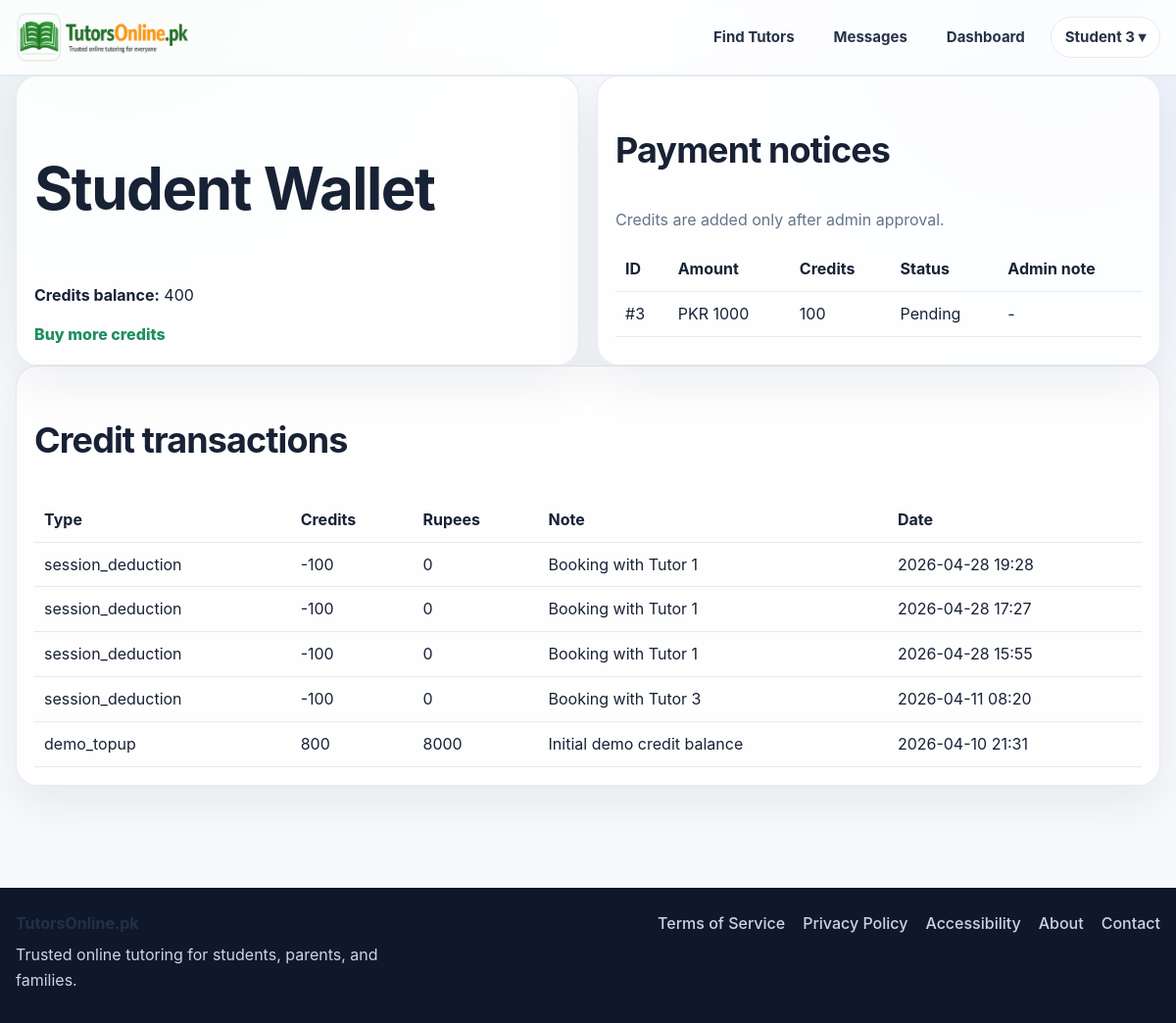
The page /wallet (signed in) on the database as committed earlier.
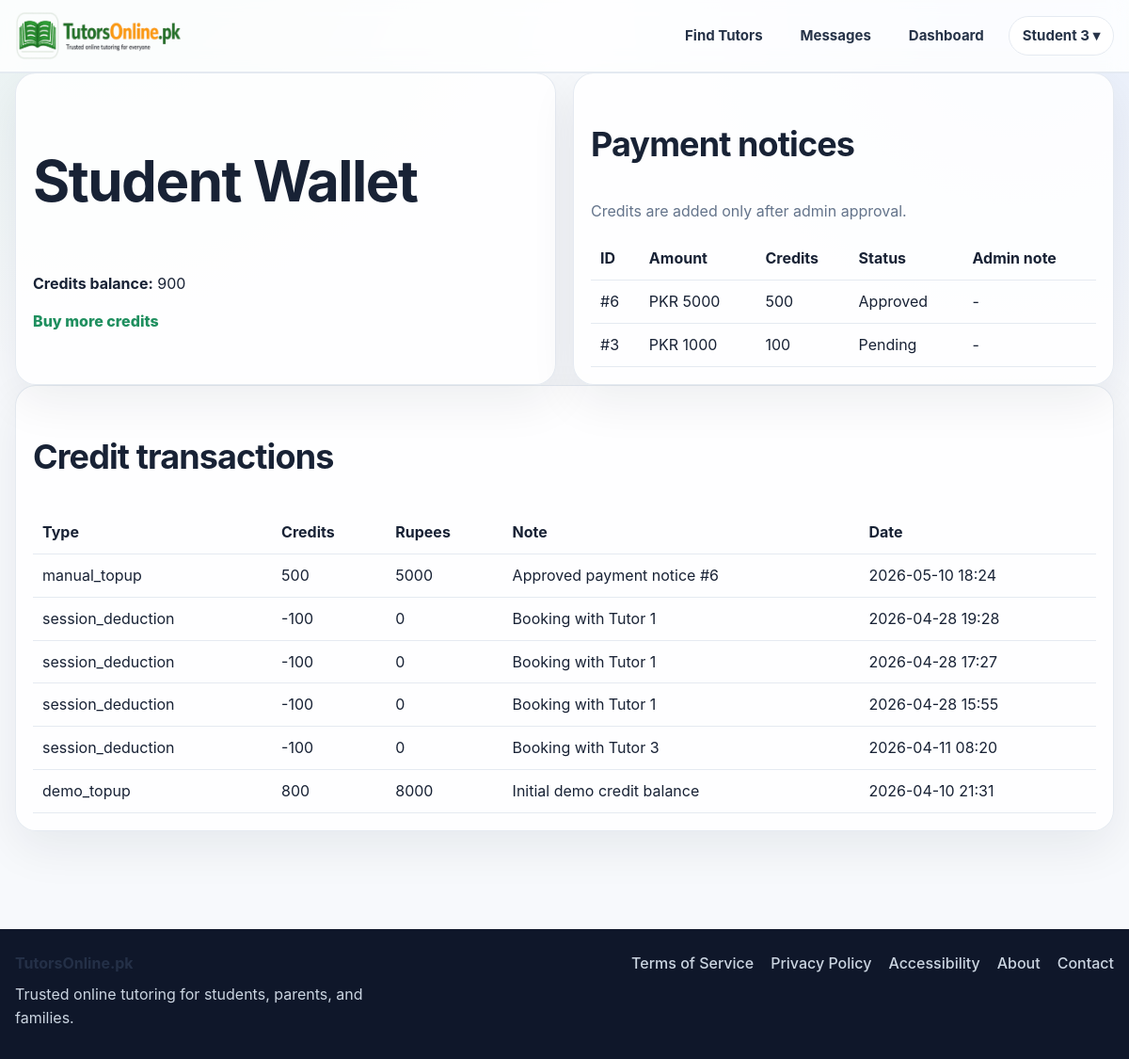
The same page on the database as committed later.
### app.py (models this page shows, shortened)
class User(UserMixin, db.Model):
    id = db.Column(db.Integer, primary_key=True)
    email = db.Column(db.String(120), unique=True, nullable=False)
    password_hash = db.Column(db.String(255), nullable=False)
    role = db.Column(db.String(20), nullable=False, default="student")
    full_name = db.Column(db.String(120), nullable=False)
    public_name = db.Column(db.String(120), nullable=False)
    qualification = db.Column(db.String(120), default="")
    subjects = db.Column(db.String(255), default="")
    class_levels = db.Column(db.String(255), default="")
    experience_years = db.Column(db.Integer, default=0)
    bio = db.Column(db.Text, default="")
    degree_title = db.Column(db.String(255), default="")
    degree_major = db.Column(db.String(255), default="")
    degree_institution = db.Column(db.String(255), default="")
    degree_year = db.Column(db.String(50), default="")
    degree_grade = db.Column(db.String(50), default="")
    previous_path_choice = db.Column(db.String(50), default="")
    mphil_title = db.Column(db.String(255), default="")
    mphil_major = db.Column(db.String(255), default="")
    mphil_institution = db.Column(db.String(255), default="")
    mphil_year = db.Column(db.String(50), default="")
    mphil_grade = db.Column(db.String(50), default="")
    mphil_additional_note = db.Column(db.String(255), default="")
    masters_title = db.Column(db.String(255), default="")
    masters_major = db.Column(db.String(255), default="")
    masters_institution = db.Column(db.String(255), default="")
    masters_year = db.Column(db.String(50), default="")
    masters_grade = db.Column(db.String(50), default="")
    masters_additional_note = db.Column(db.String(255), default="")
    bachelor_title = db.Column(db.String(255), default="")
    bachelor_major = db.Column(db.String(255), default="")
    bachelor_institution = db.Column(db.String(255), default="")
    bachelor_year = db.Column(db.String(50), default="")
    bachelor_grade = db.Column(db.String(50), default="")
    bachelor_additional_note = db.Column(db.String(255), default="")
    inter_program = db.Column(db.String(100), default="")
    inter_institution = db.Column(db.String(255), default="")
    inter_grade = db.Column(db.String(50), default="")
    inter_year = db.Column(db.String(50), default="")
    matric_program = db.Column(db.String(100), default="")
    matric_institution = db.Column(db.String(255), default="")
    matric_grade = db.Column(db.String(50), default="")
    matric_year = db.Column(db.String(50), default="")
    gender = db.Column(db.String(50), default="")
    city = db.Column(db.String(120), default="")
    main_subject = db.Column(db.String(120), default="")
    additional_subjects = db.Column(db.String(255), default="")
    student_level = db.Column(db.String(120), default="")
    student_subject_needed = db.Column(db.String(120), default="")
    preferred_tutor_gender = db.Column(db.String(50), default="")
    learning_mode = db.Column(db.String(50), default="")
    teaching_mode = db.Column(db.String(50), default="")
    hourly_rate = db.Column(db.Integer, default=0)
    mobile_number = db.Column(db.String(40), default="")
    cnic_number = db.Column(db.String(40), default="")
    profile_image = db.Column(db.String(255), default="")
    degree_file = db.Column(db.String(255), default="")
    additional_qualification_level = db.Column(db.String(80), default="")
    additional_qualification_title = db.Column(db.String(255), default="")
    additional_qualification_major = db.Column(db.String(255), default="")
    additional_qualification_institution = db.Column(db.String(255), default="")
    additional_qualification_year = db.Column(db.String(50), default="")
    additional_qualification_grade = db.Column(db.String(50), default="")
    additional_qualification_file = db.Column(db.String(255), default="")
    demo_video_url = db.Column(db.String(255), default="")
    demo_video_file = db.Column(db.String(255), default="")
    modest_profile = db.Column(db.Boolean, default=False)
    audio_only = db.Column(db.Boolean, default=False)
    is_active_user = db.Column(db.Boolean, default=True)
    is_verified_tutor = db.Column(db.Boolean, default=False)
    profile_stage = db.Column(db.String(40), default="basic_complete")
    verification_submitted_at = db.Column(db.DateTime)
    approved_at = db.Column(db.DateTime)
    rejected_at = db.Column(db.DateTime)
    admin_review_note = db.Column(db.Text, default="")
    is_public_tutor = db.Column(db.Boolean, default=False)
    tutor_category = db.Column(db.String(80), default="")
    bonus_credits = db.Column(db.Integer, default=0)
    total_earnings_pkr = db.Column(db.Integer, default=0)
    monthly_earnings_pkr = db.Column(db.Integer, default=0)
    sessions_completed = db.Column(db.Integer, default=0)
    rating_avg = db.Column(db.Float, default=0.0)
    rating_count = db.Column(db.Integer, default=0)
    credits_balance = db.Column(db.Integer, default=0)
    pending_payout_pkr = db.Column(db.Integer, default=0)
    payout_method = db.Column(db.String(30), default="bank")
    payout_account_title = db.Column(db.String(120), default="")
    payout_account_number = db.Column(db.String(120), default="")
    payout_iban = db.Column(db.String(64), default="")
    created_at = db.Column(db.DateTime, default=datetime.utcnow)
    bookings_as_student = db.relationship(
        "Booking",
        backref="student",
        lazy=True,
        foreign_keys="Booking.student_id",
    )
    bookings_as_tutor = db.relationship(
        "Booking",
        backref="tutor",
        lazy=True,
        foreign_keys="Booking.tutor_id",
    )
    @property
    def is_active(self):
        return self.is_active_user

class PaymentNotice(db.Model):
    id = db.Column(db.Integer, primary_key=True)
    student_id = db.Column(db.Integer, db.ForeignKey("user.id"), nullable=False)
    amount_sent_pkr = db.Column(db.Integer, nullable=False)
    claimed_credits = db.Column(db.Integer, nullable=False)
    sender_name = db.Column(db.String(120), default="")
    sender_account = db.Column(db.String(120), default="")
    transfer_method = db.Column(db.String(50), default="bank")
    screenshot_filename = db.Column(db.String(255), default="")
    note = db.Column(db.Text, default="")
    status = db.Column(db.String(20), default="pending")
    admin_note = db.Column(db.Text, default="")
    reviewed_at = db.Column(db.DateTime)
    created_at = db.Column(db.DateTime, default=datetime.utcnow)
    student = db.relationship("User", backref="payment_notices")

class CreditTransaction(db.Model):
    id = db.Column(db.Integer, primary_key=True)
    user_id = db.Column(db.Integer, db.ForeignKey("user.id"), nullable=False)
    credits_change = db.Column(db.Integer, nullable=False)
    rupee_amount = db.Column(db.Integer, default=0)
    tx_type = db.Column(db.String(50), nullable=False)
    note = db.Column(db.String(255), default="")
    created_at = db.Column(db.DateTime, default=datetime.utcnow)
    user = db.relationship("User", backref="credit_transactions")

### app.py (the view, shortened to what this page needs)
@app.route("/wallet")
@login_required
def student_wallet():
    if current_user.role == "student":
        txs = (
            CreditTransaction.query.filter_by(user_id=current_user.id)
            .order_by(CreditTransaction.created_at.desc())
            .all()
        )
        notices = (
            PaymentNotice.query.filter_by(student_id=current_user.id)
            .order_by(PaymentNotice.created_at.desc())
            .all()
        )
        normalize_payment_notices(notices)
        return render_template("student_wallet.html", txs=txs, notices=notices)

### app.py (called while the page is built, shortened)
@app.context_processor
def inject_message_badge():
    return {
        "global_unread_messages": unread_message_count_for(current_user)
        if current_user.is_authenticated else 0
    }

@login_manager.user_loader
def load_user(user_id):
    return User.query.get(int(user_id))

@app.context_processor
def inject_globals():
    return {
        "credit_rate": app.config["CREDIT_RATE"],
        "google_configured": bool(
            app.config["GOOGLE_CLIENT_ID"] and app.config["GOOGLE_CLIENT_SECRET"]
        ),
        "under_construction": UNDER_CONSTRUCTION,
    }

@app.before_request
def construction_gate():
    if request.method == "GET" and not request.path.startswith("/static/"):
        if not session.get("_visit_counted"):
            session["_visit_counted"] = True
            app.config["VISITOR_COUNT"] = app.config.get("VISITOR_COUNT", 0) + 1
    if current_user.is_authenticated and current_user.role == "admin":
        if request.args.get("preview") == "1":
            return
    if current_user.is_authenticated and current_user.role == "admin":
        if request.args.get("preview") == "1":
            session["preview_mode"] = True
    if session.get("preview_mode"):
        return
    if not UNDER_CONSTRUCTION:
        return

def normalize_payment_status(notice):
    original_status = (notice.status or PAYMENT_STATUS_PENDING).strip().lower()
    normalized_status = PAYMENT_STATUS_ALIASES.get(original_status, original_status)
    if notice.status != normalized_status:
        notice.status = normalized_status
        return True
    return False

def normalize_payment_notices(notices):
    changed = False
    for notice in notices:
        changed = normalize_payment_status(notice) or changed
    if changed:
        db.session.commit()

def unread_message_count_for(user):
    if not user or not getattr(user, "is_authenticated", False):
        return 0
    if user.role == "student":
        convo_ids = [
            c.id for c in Conversation.query.filter_by(student_id=user.id).all()
        ]
    elif user.role == "tutor":
        convo_ids = [
            c.id for c in Conversation.query.filter_by(tutor_id=user.id).all()
        ]
    elif user.role == "admin":
        return 0
    else:
        return 0
    if not convo_ids:
        return 0
    return Message.query.filter(
        Message.conversation_id.in_(convo_ids),
        Message.sender_id != user.id,
        Message.is_read == False
    ).count()

### templates/student_wallet.html
{% extends 'base.html' %}
{% block content %}
<section class="grid two">
  <div class="card">
    <h1>Student Wallet</h1>
    <p><strong>Credits balance:</strong> {{ current_user.credits_balance }}</p>
    <a class="btn" href="{{ url_for('buy_credits') }}">Buy more credits</a>
  </div>
  <div class="card">
    <h2>Payment notices</h2>
    <p class="muted">Credits are added only after admin approval.</p>
    <table class="table">
      <tr><th>ID</th><th>Amount</th><th>Credits</th><th>Status</th><th>Admin note</th></tr>
      {% for notice in notices %}
      <tr>
        <td>#{{ notice.id }}</td>
        <td>PKR {{ notice.amount_sent_pkr }}</td>
        <td>{{ notice.claimed_credits }}</td>
        <td>{{ notice.status.replace('_', ' ')|title }}</td>
        <td>{{ notice.admin_note or '-' }}</td>
      </tr>
      {% else %}
      <tr><td colspan="5">No payment notices yet.</td></tr>
      {% endfor %}
    </table>
  </div>
</section>
<section class="card">
  <h2>Credit transactions</h2>
  <table class="table">
    <tr><th>Type</th><th>Credits</th><th>Rupees</th><th>Note</th><th>Date</th></tr>
    {% for tx in txs %}
    <tr><td>{{ tx.tx_type }}</td><td>{{ tx.credits_change }}</td><td>{{ tx.rupee_amount }}</td><td>{{ tx.note }}</td><td>{{ tx.created_at.strftime('%Y-%m-%d %H:%M') }}</td></tr>
    {% else %}
    <tr><td colspan="5">No transactions yet.</td></tr>
    {% endfor %}
  </table>
</section>
{% endblock %}

### templates/base.html (shortened to what this page needs)
<!doctype html>
<html lang="en">
<head>
  <link rel="stylesheet" href="{{ url_for('static', filename='css/styles.css') }}">
  <link rel="stylesheet" href="{{ url_for('static', filename='css/design-system.css') }}">
</head>
<body>
  <header class="site-header">
    <div class="container nav-wrap">
      <a href="{{ url_for('index') }}" class="brand">
        <img src="{{ url_for('static', filename='images/logo.png') }}" alt="TutorsOnline.pk" class="brand-logo">
      </a>
     <nav class="main-nav">
      <a href="{{ url_for('tutors') }}">Find Tutors</a>
      {% if current_user.is_authenticated %}
        <a href="{{ url_for('messages_inbox') }}" class="nav-messages-link">
          Messages
        </a>
        <a href="{{ url_for('dashboard') }}">Dashboard</a>
        <div class="nav-user-dropdown">
          <button type="button" class="nav-user-trigger">
            {{ current_user.public_name or 'Account' }} ▾
          </button>
        </div>
      {% else %}
        <a href="{{ url_for('contact') }}">Contact</a>
        <a href="{{ url_for('login') }}">Login</a>
        <a href="{{ url_for('register') }}" class="nav-join-btn">Join</a>
      {% endif %}
    </nav>
    </div>
  </header>
  <main class="site-main">
    <div class="container">
      {% block content %}{% endblock %}
    </div>
  </main>
  <footer class="site-footer">
    <div class="container footer-wrap">
      <div class="footer-brand">
        <strong>TutorsOnline.pk</strong>
        <p>Trusted online tutoring for students, parents, and families.</p>
      </div>
      <div class="footer-links">
        <a href="{{ url_for('terms') }}">Terms of Service</a>
        <a href="{{ url_for('privacy') }}">Privacy Policy</a>
        <a href="{{ url_for('accessibility') }}">Accessibility</a>
        <a href="{{ url_for('about') }}">About</a>
        <a href="{{ url_for('contact') }}">Contact</a>
      </div>
    </div>
  </footer>
</body>
</html>

### static/css/styles.css (style rules this page uses)
:root { --bg: #f6f7f9; --surface: #ffffff; --surface-soft: rgba(255, 255, 255, 0.92); --text: #1f2a44; --muted: #5f6b7a; --line: #e3e8ee; --brand: #347a46; --brand-dark: #2d673c; --brand-light: #eef6f0; --blue: #2f67e8; --blue-dark: #2251bf; --shadow-soft: 0 12px 32px rgba(26, 37, 57, 0.05); --shadow-card: 0 14px 28px rgba(20, 31, 55, 0.06); --radius-xl: 28px; --radius-lg: 22px; --radius-md: 18px; --radius-sm: 14px; }
* { box-sizing: border-box; }
html { scroll-behavior: smooth; }
body { margin: 0; font-family: Arial, Helvetica, sans-serif; background: var(--bg); color: var(--text); }
a { text-decoration: none; color: var(--brand); }
img { max-width: 100%; }
.container { max-width: 1240px; margin: 0 auto; padding: 0 20px; }
.site-main { padding: 0 0 48px; }
.site-header { background: rgba(255, 255, 255, 0.95); border-bottom: 1px solid var(--line); position: sticky; top: 0; z-index: 50; backdrop-filter: blur(10px); }
.nav-wrap { min-height: 88px; display: flex; align-items: center; justify-content: space-between; gap: 20px; }
.brand { display: flex; align-items: center; }
.brand-logo { height: 58px; width: auto; display: block; }
.main-nav { display: flex; align-items: center; gap: 34px; flex-wrap: wrap; }
.main-nav a { color: #243047; font-size: 18px; font-weight: 500; }
.card { background: var(--surface); border: 1px solid var(--line); border-radius: 18px; padding: 18px; box-shadow: 0 10px 24px rgba(14, 32, 73, 0.04); }
.grid { display: grid; gap: 18px; }
.grid.two { grid-template-columns: repeat(auto-fit, minmax(280px, 1fr)); }
.muted { color: var(--muted); }
input, select, textarea, button, progress { font: inherit; }
.table { width: 100%; border-collapse: collapse; }
.table th, .table td { border-bottom: 1px solid var(--line); padding: 10px; text-align: left; vertical-align: top; }
.site-footer { margin-top: 48px; background: #ffffff; border-top: 1px solid var(--line); }
.footer-wrap { display: flex; justify-content: space-between; gap: 24px; padding: 24px 20px 30px; flex-wrap: wrap; }
.footer-brand strong { display: block; margin-bottom: 8px; color: #243047; }
.footer-brand p { margin: 0; color: var(--muted); max-width: 380px; line-height: 1.6; }
.footer-links { display: flex; gap: 18px; flex-wrap: wrap; align-items: flex-start; }
.footer-links a { color: #3b5fbf; font-weight: 500; }
:root { --homepage-max: 1280px; --hero-height-desktop: 500px; --hero-height-tablet: 430px; --hero-height-mobile: 360px; --glass: rgba(255, 255, 255, 0.78); --glass-strong: rgba(255, 255, 255, 0.9); --brand-grad: linear-gradient(135deg, #2f67e8 0%, #347a46 100%); --soft-ring: 0 0 0 4px rgba(47, 103, 232, 0.08); --shadow-premium: 0 18px 45px rgba(17, 24, 39, 0.08); --shadow-premium-lg: 0 30px 70px rgba(17, 24, 39, 0.14); }
.container { max-width: var(--homepage-max); }

Rows that differ between the two databases and show on the page:
changed User "Student 3": credits_balance "400" → "900"
added PaymentNotice: id "6", amount_sent_pkr "5000", claimed_credits "500", status.replace "Approved", admin_note "-"
added CreditTransaction: tx_type "manual_topup", credits_change "500", rupee_amount "5000", note "Approved payment notice #6", created_at "2026-05-10 18:24"
